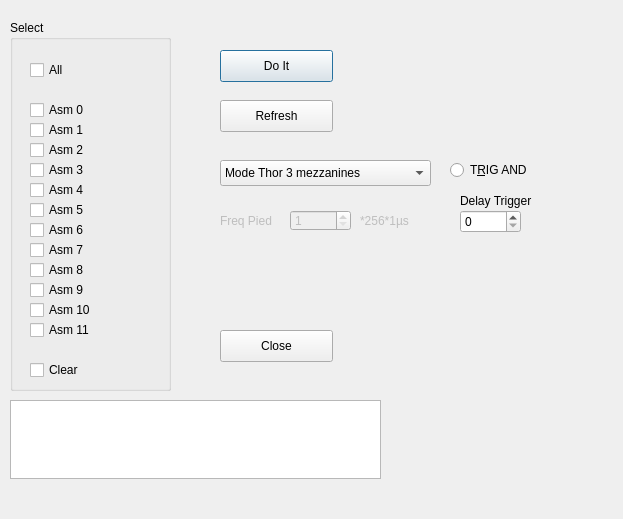
<?xml version="1.0" encoding="UTF-8"?>
<ui version="4.0">
 <class>Dial_AsmDaq</class>
 <widget class="QDialog" name="Dial_AsmDaq">
  <property name="geometry">
   <rect>
    <x>0</x>
    <y>0</y>
    <width>623</width>
    <height>519</height>
   </rect>
  </property>
  <property name="windowTitle">
   <string>Asm Daq Dialog Box</string>
  </property>
  <widget class="QCheckBox" name="checkBox_All">
   <property name="geometry">
    <rect>
     <x>30</x>
     <y>60</y>
     <width>86</width>
     <height>20</height>
    </rect>
   </property>
   <property name="text">
    <string>All</string>
   </property>
  </widget>
  <widget class="QCheckBox" name="checkBox_Asm0">
   <property name="geometry">
    <rect>
     <x>30</x>
     <y>100</y>
     <width>86</width>
     <height>20</height>
    </rect>
   </property>
   <property name="text">
    <string>Asm 0</string>
   </property>
  </widget>
  <widget class="QCheckBox" name="checkBox_Asm1">
   <property name="geometry">
    <rect>
     <x>30</x>
     <y>120</y>
     <width>86</width>
     <height>20</height>
    </rect>
   </property>
   <property name="text">
    <string>Asm 1</string>
   </property>
  </widget>
  <widget class="QCheckBox" name="checkBox_Asm2">
   <property name="geometry">
    <rect>
     <x>30</x>
     <y>140</y>
     <width>86</width>
     <height>20</height>
    </rect>
   </property>
   <property name="text">
    <string>Asm 2</string>
   </property>
  </widget>
  <widget class="QCheckBox" name="checkBox_Asm3">
   <property name="geometry">
    <rect>
     <x>30</x>
     <y>160</y>
     <width>86</width>
     <height>20</height>
    </rect>
   </property>
   <property name="text">
    <string>Asm 3</string>
   </property>
  </widget>
  <widget class="QCheckBox" name="checkBox_Asm4">
   <property name="geometry">
    <rect>
     <x>30</x>
     <y>180</y>
     <width>86</width>
     <height>20</height>
    </rect>
   </property>
   <property name="text">
    <string>Asm 4</string>
   </property>
  </widget>
  <widget class="QCheckBox" name="checkBox_Asm5">
   <property name="geometry">
    <rect>
     <x>30</x>
     <y>200</y>
     <width>86</width>
     <height>20</height>
    </rect>
   </property>
   <property name="text">
    <string>Asm 5</string>
   </property>
  </widget>
  <widget class="QCheckBox" name="checkBox_Asm6">
   <property name="geometry">
    <rect>
     <x>30</x>
     <y>220</y>
     <width>86</width>
     <height>20</height>
    </rect>
   </property>
   <property name="text">
    <string>Asm 6</string>
   </property>
  </widget>
  <widget class="QCheckBox" name="checkBox_Asm7">
   <property name="geometry">
    <rect>
     <x>30</x>
     <y>240</y>
     <width>86</width>
     <height>20</height>
    </rect>
   </property>
   <property name="text">
    <string>Asm 7</string>
   </property>
  </widget>
  <widget class="QCheckBox" name="checkBox_Asm8">
   <property name="geometry">
    <rect>
     <x>30</x>
     <y>260</y>
     <width>86</width>
     <height>20</height>
    </rect>
   </property>
   <property name="text">
    <string>Asm 8</string>
   </property>
  </widget>
  <widget class="QCheckBox" name="checkBox_Asm9">
   <property name="geometry">
    <rect>
     <x>30</x>
     <y>280</y>
     <width>86</width>
     <height>20</height>
    </rect>
   </property>
   <property name="text">
    <string>Asm 9</string>
   </property>
  </widget>
  <widget class="QCheckBox" name="checkBox_Asm10">
   <property name="geometry">
    <rect>
     <x>30</x>
     <y>300</y>
     <width>86</width>
     <height>20</height>
    </rect>
   </property>
   <property name="text">
    <string>Asm 10</string>
   </property>
  </widget>
  <widget class="QCheckBox" name="checkBox_Asm11">
   <property name="geometry">
    <rect>
     <x>30</x>
     <y>320</y>
     <width>86</width>
     <height>20</height>
    </rect>
   </property>
   <property name="text">
    <string>Asm 11</string>
   </property>
  </widget>
  <widget class="QCheckBox" name="checkBox_Clear">
   <property name="geometry">
    <rect>
     <x>30</x>
     <y>360</y>
     <width>86</width>
     <height>20</height>
    </rect>
   </property>
   <property name="text">
    <string>Clear</string>
   </property>
  </widget>
  <widget class="QGroupBox" name="groupBox">
   <property name="geometry">
    <rect>
     <x>10</x>
     <y>20</y>
     <width>161</width>
     <height>371</height>
    </rect>
   </property>
   <property name="title">
    <string>Select</string>
   </property>
  </widget>
  <widget class="QPushButton" name="pushButton_Do">
   <property name="geometry">
    <rect>
     <x>220</x>
     <y>50</y>
     <width>113</width>
     <height>32</height>
    </rect>
   </property>
   <property name="text">
    <string>Do It</string>
   </property>
  </widget>
  <widget class="QPushButton" name="pushButton_Refresh">
   <property name="geometry">
    <rect>
     <x>220</x>
     <y>100</y>
     <width>113</width>
     <height>32</height>
    </rect>
   </property>
   <property name="text">
    <string>Refresh</string>
   </property>
  </widget>
  <widget class="QPushButton" name="pushButton_Close">
   <property name="geometry">
    <rect>
     <x>220</x>
     <y>330</y>
     <width>113</width>
     <height>32</height>
    </rect>
   </property>
   <property name="text">
    <string>Close</string>
   </property>
  </widget>
  <widget class="QTextEdit" name="textEdit_Msg">
   <property name="geometry">
    <rect>
     <x>10</x>
     <y>400</y>
     <width>371</width>
     <height>79</height>
    </rect>
   </property>
  </widget>
  <widget class="QSpinBox" name="delayTrig">
   <property name="geometry">
    <rect>
     <x>460</x>
     <y>210</y>
     <width>61</width>
     <height>23</height>
    </rect>
   </property>
  </widget>
  <widget class="QComboBox" name="ModeDaq">
   <property name="geometry">
    <rect>
     <x>220</x>
     <y>160</y>
     <width>211</width>
     <height>26</height>
    </rect>
   </property>
   <item>
    <property name="text">
     <string>Mode Thor 3 mezzanines</string>
    </property>
   </item>
   <item>
    <property name="text">
     <string>Mode Thor Mezza0-Mezza1</string>
    </property>
   </item>
   <item>
    <property name="text">
     <string>Mode Thor Mezza2-Mezza0</string>
    </property>
   </item>
   <item>
    <property name="text">
     <string>Mode Thor Mezza2-Mezza1</string>
    </property>
   </item>
   <item>
    <property name="text">
     <string>Mode Thor And 3 Mezza</string>
    </property>
   </item>
   <item>
    <property name="text">
     <string>Mode Thor And Mezza 0-2</string>
    </property>
   </item>
   <item>
    <property name="text">
     <string>Mode Thor And Mezz 1-2</string>
    </property>
   </item>
   <item>
    <property name="text">
     <string>Mode ASM Pied</string>
    </property>
   </item>
  </widget>
  <widget class="QRadioButton" name="choiceLogic">
   <property name="geometry">
    <rect>
     <x>450</x>
     <y>160</y>
     <width>102</width>
     <height>20</height>
    </rect>
   </property>
   <property name="text">
    <string>T&amp;RIG AND</string>
   </property>
  </widget>
  <widget class="QLabel" name="Label_freqPied_2">
   <property name="enabled">
    <bool>false</bool>
   </property>
   <property name="geometry">
    <rect>
     <x>360</x>
     <y>210</y>
     <width>71</width>
     <height>21</height>
    </rect>
   </property>
   <property name="text">
    <string>*256*1µs</string>
   </property>
  </widget>
  <widget class="QLabel" name="Label_freqPied">
   <property name="enabled">
    <bool>false</bool>
   </property>
   <property name="geometry">
    <rect>
     <x>220</x>
     <y>210</y>
     <width>71</width>
     <height>21</height>
    </rect>
   </property>
   <property name="text">
    <string>Freq Pied</string>
   </property>
  </widget>
  <widget class="QSpinBox" name="FreqPied">
   <property name="enabled">
    <bool>false</bool>
   </property>
   <property name="geometry">
    <rect>
     <x>290</x>
     <y>210</y>
     <width>61</width>
     <height>21</height>
    </rect>
   </property>
   <property name="minimum">
    <number>1</number>
   </property>
   <property name="maximum">
    <number>40</number>
   </property>
  </widget>
  <widget class="QLabel" name="Label_delay_trig">
   <property name="enabled">
    <bool>true</bool>
   </property>
   <property name="geometry">
    <rect>
     <x>460</x>
     <y>190</y>
     <width>101</width>
     <height>21</height>
    </rect>
   </property>
   <property name="text">
    <string>Delay Trigger</string>
   </property>
  </widget>
  <zorder>groupBox</zorder>
  <zorder>checkBox_All</zorder>
  <zorder>checkBox_Asm0</zorder>
  <zorder>checkBox_Asm1</zorder>
  <zorder>checkBox_Asm2</zorder>
  <zorder>checkBox_Asm3</zorder>
  <zorder>checkBox_Asm4</zorder>
  <zorder>checkBox_Asm5</zorder>
  <zorder>checkBox_Asm6</zorder>
  <zorder>checkBox_Asm7</zorder>
  <zorder>checkBox_Asm8</zorder>
  <zorder>checkBox_Asm9</zorder>
  <zorder>checkBox_Asm10</zorder>
  <zorder>checkBox_Asm11</zorder>
  <zorder>checkBox_Clear</zorder>
  <zorder>pushButton_Do</zorder>
  <zorder>pushButton_Refresh</zorder>
  <zorder>pushButton_Close</zorder>
  <zorder>textEdit_Msg</zorder>
  <zorder>delayTrig</zorder>
  <zorder>ModeDaq</zorder>
  <zorder>choiceLogic</zorder>
  <zorder>Label_freqPied_2</zorder>
  <zorder>Label_freqPied</zorder>
  <zorder>FreqPied</zorder>
  <zorder>Label_delay_trig</zorder>
 </widget>
 <resources/>
 <connections/>
</ui>
